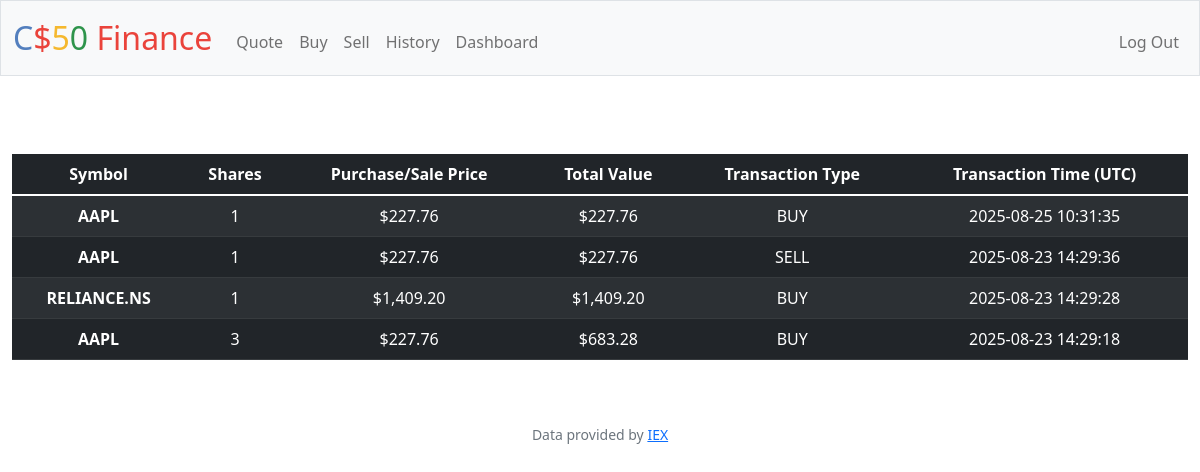
Screenshot of /history (signed in) with the database file from the repository.
### tables this page shows
CREATE TABLE history ( id INTEGER PRIMARY KEY AUTOINCREMENT, user_id INTEGER NOT NULL,         symbol TEXT NOT NULL, shares INTEGER NOT NULL, method TEXT NOT NULL, price NUMERIC NOT NULL,         transacted_at TIMESTAMP DEFAULT CURRENT_TIMESTAMP, FOREIGN KEY (user_id) REFERENCES users (id));

### app.py (the view)
@app.route("/history")
@login_required
def history():
    rows = db.execute("SELECT symbol, shares, price, method, transacted_at FROM history WHERE user_id = ? ORDER BY transacted_at DESC", session["user_id"])
    formatted_rows = []
    for row in rows:
        formatted_shares = row['shares']
        formatted_price = usd(row['price'])
        total_value = usd(abs(row['shares']) * row['price'])
        formatted_rows.append({
            'symbol': row['symbol'],
            'shares': formatted_shares,
            'price': formatted_price,
            'total_value': total_value,
            'method': row['method'],
            'transacted_at': row['transacted_at']
        })
    return render_template("history.html", rows=formatted_rows)

### helpers.py (called while the page is built)
def login_required(f):
    @wraps(f)
    def decorated_function(*args, **kwargs):
        if session.get("user_id") is None:
            return redirect("/login")
        return f(*args, **kwargs)
    return decorated_function

def usd(value):
    return f"${value:,.2f}"

### templates/history.html (shortened to what this page needs)
{% extends "layout.html" %}
{% block main %}
    <table style='margin-top: 30px' class="table table-striped table-dark">
      <thead>
        <tr>
          <th scope="col"> Symbol </th>
          <th scope="col"> Shares </th>
          <th scope="col"> Purchase/Sale Price </th>
          <th scope="col"> Total Value </th>
          <th scope="col"> Transaction Type </th>
          <th scope="col"> Transaction Time (UTC) </th>
        </tr>
      </thead>
      <tbody>
        {% for row in rows %}
        <tr>
          <th scope="row">
              {{ row["symbol"] }}
          </th>
          <td>  {{ row["shares"] }}  </td>
          <td>  {{ row["price"] }}  </td>
          <td>  {{ row["total_value"] }}  </td>
          <td>  {{ row["method"] }}  </td>
          <td>  {{ row["transacted_at"] }}  </td>
        </tr>
        {% endfor %}
      </body>
{% endblock %}

### rows the page displays
history: symbol "AAPL", shares "1", price "$227.76", total_value "$227.76", method "BUY", transacted_at "2025-08-25 10:31:35"
history: symbol "AAPL", shares "1", price "$227.76", total_value "$227.76", method "SELL", transacted_at "2025-08-23 14:29:36"
history: symbol "RELIANCE.NS", shares "1", price "$1,409.20", total_value "$1,409.20", method "BUY", transacted_at "2025-08-23 14:29:28"
history: symbol "AAPL", shares "3", price "$227.76", total_value "$683.28", method "BUY", transacted_at "2025-08-23 14:29:18"
